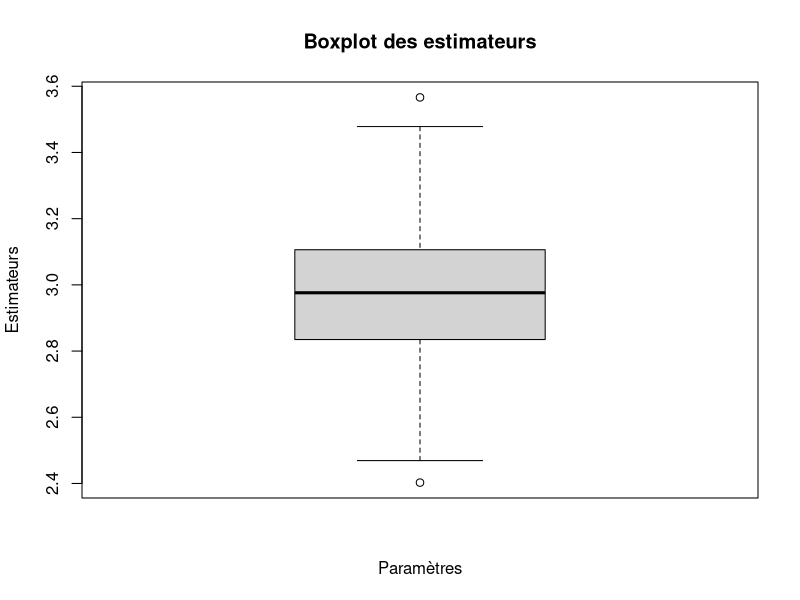
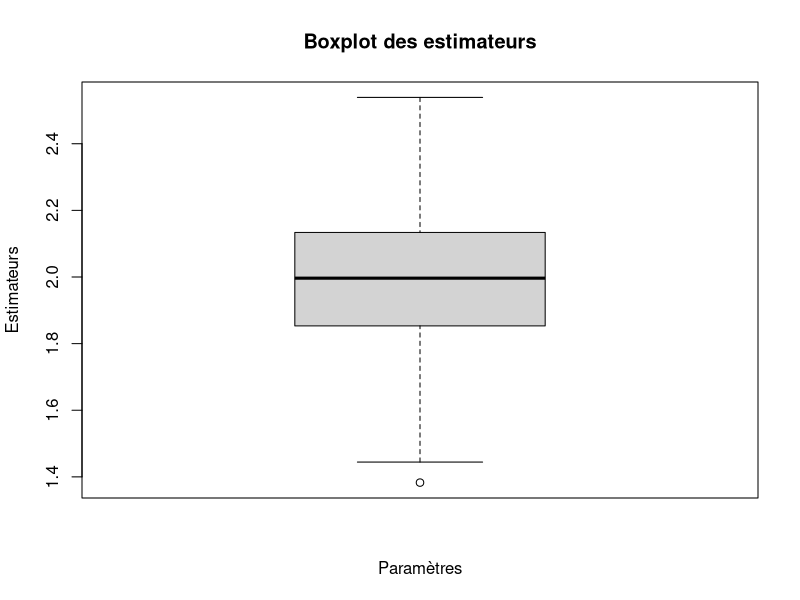
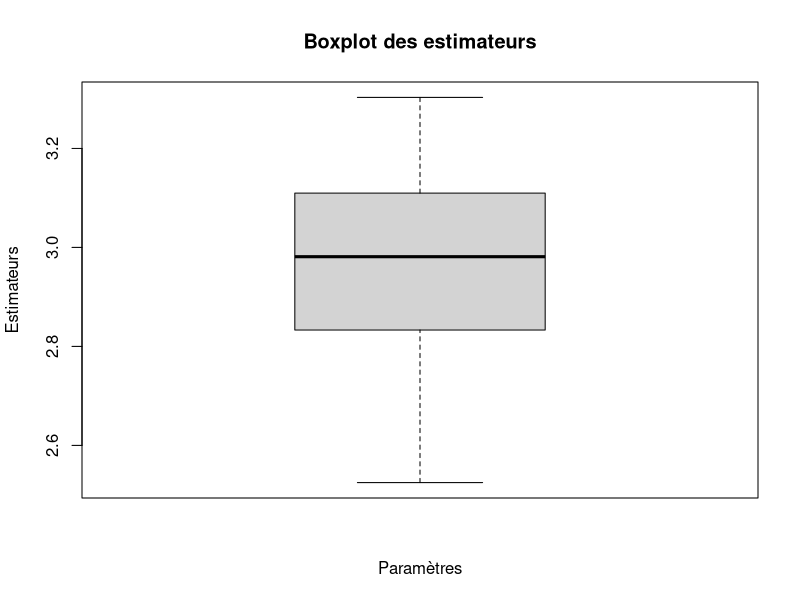
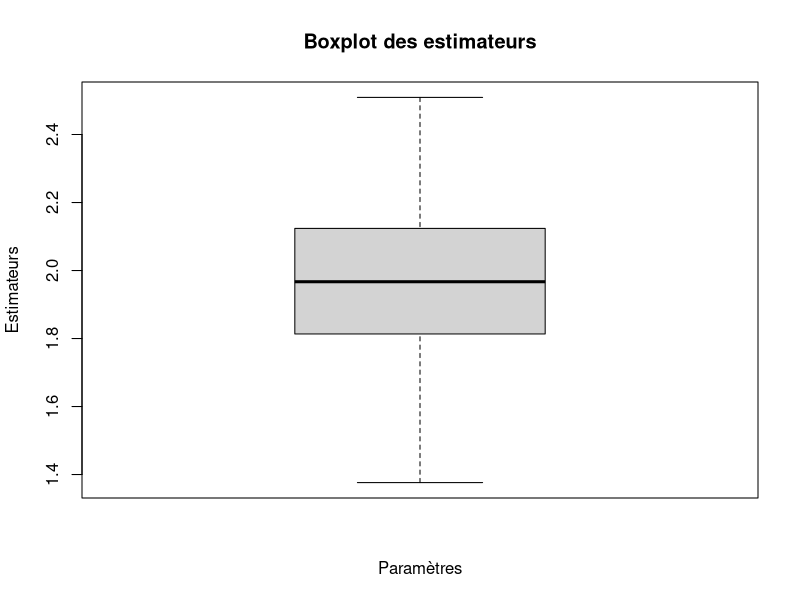
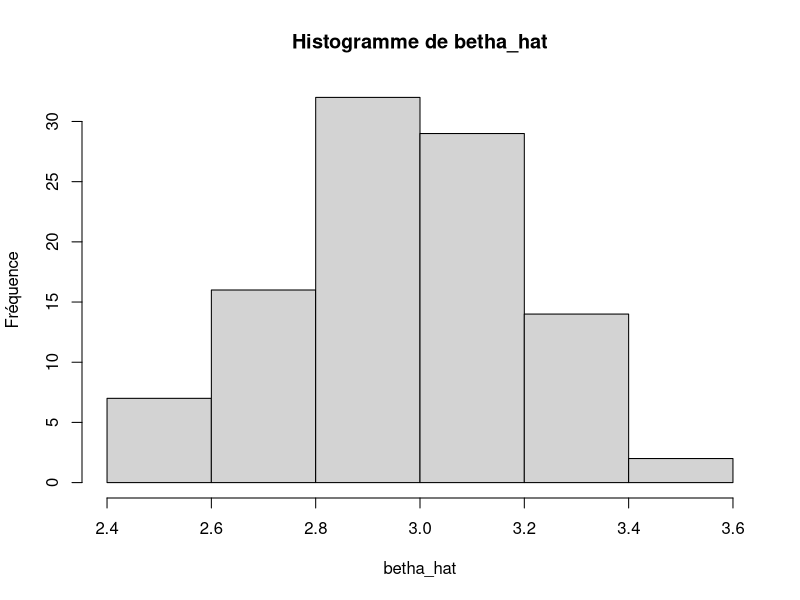
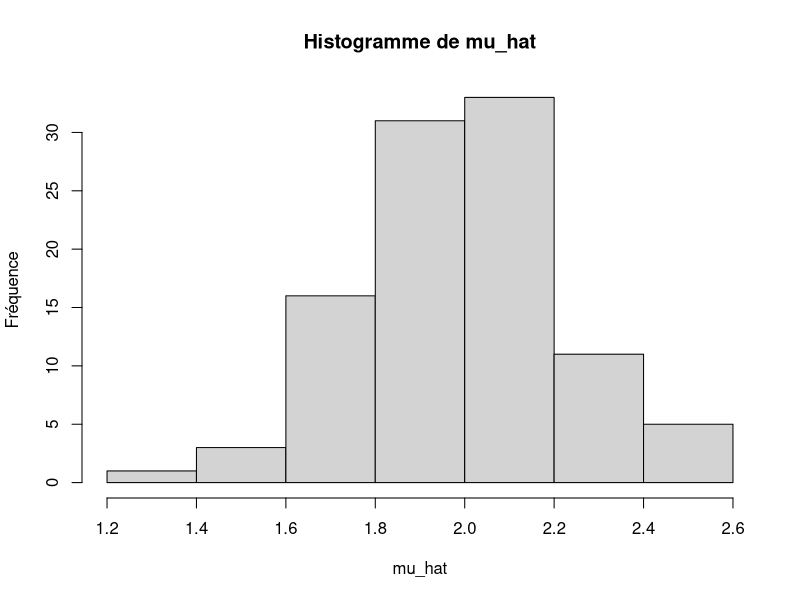
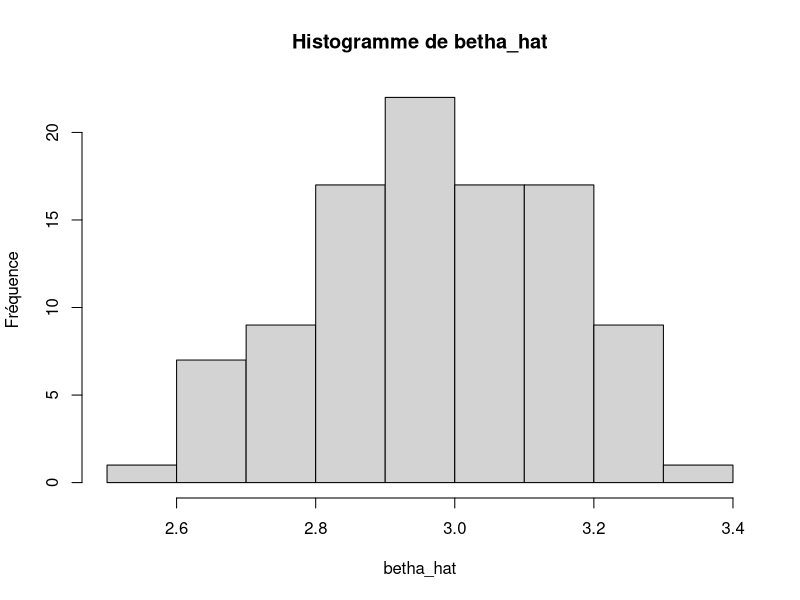
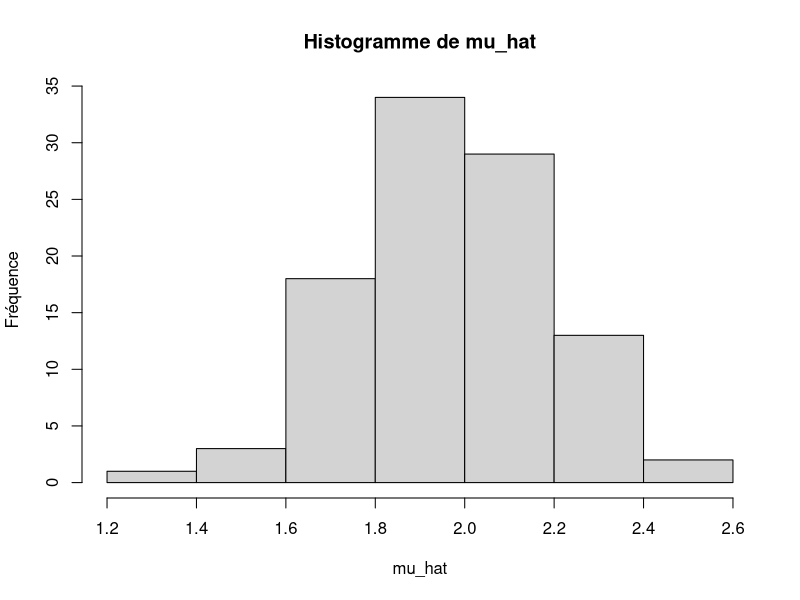

Generate these figures, in order, with R:
#Code de la partie 1.2 du projet du cours "Probabilités et analyse statistique"

#Commençons par implémenter des éléments et fonctions utile pour la suite 


# Approximation de la constante d'Euler-Mascheroni par une somme de série
n.tilt <- 1000000
gamma_approx <- sum(1 / seq(1, n.tilt)) - log(n.tilt)


#a)

#Utilisons la méthode proposée dans l'énoncé afin de générer un échantillon de valeurs issues d'une loi de Gumbel
n = 200
betha <- 3
mu <- 2
theta <- c(betha, mu)

unif.distrib <- runif(n, min = 0, max = 1)
gumb.distrib.betha.mu <- vector("numeric", length = n)
for (i in 1:n){
  gumb.distrib.betha.mu[i] <- -betha * log(-log(unif.distrib[i], base = exp(1)), base = exp(1)) + mu
}


#Maintenant que nous avons trouvé comment obtenir des valeurs aléatoires de notre loi de Gumbel, généralisons cela
#à l'aide d'une fonction 

rv.generator <- function(n, betha, mu) {
  unif.distrib <- runif(n, min = 0, max = 1)
  gumb.distrib.initial <- vector("numeric", length = n)
  for (i in 1:n){
    gumb.distrib.initial[i] <- -betha * log(-log(unif.distrib[i], base = exp(1)), base = exp(1)) + mu
  }
  return(gumb.distrib.initial)
}


#En utilisant cet échantillon, nous allons calculer l'estimateur des moements et l'estimateur du maximum de vraisemblance de 
#notre distribution

first.moment.hat <- sum(gumb.distrib.betha.mu)/ (n)
second.moment.hat <- sum(gumb.distrib.betha.mu^2)/(n)
#REMARQUE : Faut-il diviser par n ou plutôt par n-1 ? 

mu.hat <- first.moment.hat - (sqrt(6/pi^2) * sqrt(second.moment.hat - (first.moment.hat * first.moment.hat)) * gamma_approx)
betha.hat <- sqrt(6/pi^2) * sqrt(second.moment.hat - (first.moment.hat * first.moment.hat))
theta.hat <- c(betha.hat, mu.hat)

#Comme pour la première partie, généralisons ce que nous venons de faire avec des fonctions 

moment.est <- function(betha, mu, data) {
  n <- length(data)
  first.moment.hat <- sum(data)/ (n-1)
  second.moment.hat <- sum(data^2)/(n-1)
  mu.hat <- first.moment.hat - (sqrt(6/pi^2) * sqrt(second.moment.hat - (first.moment.hat * first.moment.hat)) * gamma_approx)
  betha.hat <- sqrt(6/pi^2) * sqrt(second.moment.hat - (first.moment.hat * first.moment.hat))
  return(c(betha.hat, mu.hat))
}

#Appliquons maintenant la méthode du maximum de vraisemblance 

log.likelihood.est <- function(theta, data) {
  n <- length(data)
  var.inter <- numeric(n)
  for (k in 1:n) {
    var.inter[k] <- -log(betha) - (data[k] - mu) / betha - exp(-(data[k] - mu) / betha)
  }
  return(sum(var.inter))
}

log.likelihood.est <- function(betha, mu, data) {
  n <- length(data)
  var.inter <- numeric(n)
  for (k in 1:n) {
    var.inter[k] <- -log(betha) - (data[k] - mu) / betha - exp(-(data[k] - mu) / betha)
  }
  return(sum(var.inter))
}

log.likelihood.est(3, 2, data = rv.generator(200, 1, 0))

neg.log.likelihood.est <- function(params, data) {
  betha <- params[1]
  mu <- params[2]
  return(-log.likelihood.est(betha, mu, data))
}


#Utilisons la fonction optim pour obtenir les paramètres idéaux
betha.initial <- 1  
mu.initial <- 0
initial.params <- c(betha.initial, mu.initial)
data <- gumb.distrib.betha.mu     

opt.result <- optim(par = initial.params, fn = neg.log.likelihood.est, data = data)
opt.params <- opt.result$par
opt.params


#b) Effectuons cette opération m = 100 fois pour obtenir 100 valeurs des estimateurs théta selon chacune des deux méthodes

m <- 100
betha.M <- vector("numeric", length = m)
mu.M <- vector("numeric", length = m)
betha.MV <- vector("numeric", length = m)
mu.MV <- vector("numeric", length = m)

for (l in 1:m) {
  data.use <- rv.generator(200, betha, mu)
  betha.M[l] <- moment.est(betha, mu, data.use)[1]
  mu.M[l] <- moment.est(betha, mu, data.use)[2]
  opt.result <- optim(par = initial.params, fn = neg.log.likelihood.est, data = data.use)
  opt.params <- opt.result$par
  betha.MV[l] <- opt.params[1]
  mu.MV[l] <- opt.params[2]
}

#Deux manière de stocker les données
theta.M <- c(betha.M, mu.M)
theta.MV <- c(betha.MV, mu.MV)

theta.M <- matrix(nrow = 2, ncol = 100)
theta.MV <- matrix(nrow = 2, ncol = 100)
theta.M[1, ] <- betha.M
theta.M[2, ] <- mu.M
theta.MV[1, ] <- betha.MV
theta.MV[2, ] <- mu.MV

#Créons maintenant les histogrammes et boxplot

boxplot(betha.M, main = "Boxplot des estimateurs", xlab = "Paramètres", ylab = "Estimateurs")
boxplot(mu.M, main = "Boxplot des estimateurs", xlab = "Paramètres", ylab = "Estimateurs")
boxplot(betha.MV, main = "Boxplot des estimateurs", xlab = "Paramètres", ylab = "Estimateurs")
boxplot(mu.MV, main = "Boxplot des estimateurs", xlab = "Paramètres", ylab = "Estimateurs")

png("hist_betha_hat.png")
hist(theta.M[1,], main = "Histogramme de betha_hat", xlab = "betha_hat", ylab = "Fréquence")
dev.off()

png("hist_mu_hat.png")
hist(theta.M[2,], main = "Histogramme de mu_hat", xlab = "mu_hat", ylab = "Fréquence")
dev.off()

png("hist_betha_hat.png")
hist(theta.MV[1,], main = "Histogramme de betha_hat", xlab = "betha_hat", ylab = "Fréquence")
dev.off()

png("hist_mu_hat.png")
hist(theta.MV[2,], main = "Histogramme de mu_hat", xlab = "mu_hat", ylab = "Fréquence")
dev.off()


#c) Calculons le biais, la variance et le MSE 

#Calculons quelques valeurs nécessaire pour la suite 
esp.bheta.hat.M <- sum(betha.M)/m
esp.mu.hat.M <- sum(mu.M)/m
esp.bheta.hat.MV <- sum(betha.MV)/m
esp.mu.hat.MV <- sum(mu.MV)/m

esp.betha.hat.squared.M <- sum(betha.M^2)/m
esp.mu.hat.squared.M <- sum(mu.M^2)/m
esp.betha.hat.squared.MV <- sum(betha.MV^2)/m
esp.mu.hat.squared.MV <- sum(mu.MV^2)/m

bias.M <- c(esp.bheta.hat.M - betha, esp.mu.hat.M- mu)
bias.MV <- c(esp.bheta.hat.MV - betha, esp.mu.hat.MV - mu)

var.M <- c(esp.betha.hat.squared.M - (esp.bheta.hat.M)^2, esp.mu.hat.squared.M - (esp.mu.hat.M)^2)
var.MV <- c(esp.betha.hat.squared.MV - (esp.bheta.hat.MV)^2, esp.mu.hat.squared.MV - (esp.mu.hat.MV)^2)

MSE.M <- (bias.M)^2 + var.M
MSE.MV <- (bias.MV)^2 + var.MV

#IL FAUT VERIFIER QUE LES CALCULS SONT CORRECTS ET COHERENTS ET PUIS FAIRE DES CONCLUSIONS DESSUS
#Les valeurs concernant mu ne devraient pas être plus basse dans la stratégie MV que la stratégie M ?
#Est-ce qu'on fait des graphes ?

#d)

#Créons une formule générale pour les calculs effectués en c) afin de faciliter les choses


theta.M.est <- function(n, m, betha, mu) {
  betha.M <- vector("numeric", length = m)
  mu.M <- vector("numeric", length = m)
  for (l in 1:m) {
    data.use <- rv.generator(n, betha, mu)
    betha.M[l] <- moment.est(betha, mu, data.use)[1]
    mu.M[l] <- moment.est(betha, mu, data.use)[2]
  }
  theta.M[1, ] <- betha.M
  theta.M[2, ] <- mu.M
  return(theta.M)
}

theta.MV.est <- function(n, m, betha, mu) {
  betha.MV <- vector("numeric", length = m)
  mu.MV <- vector("numeric", length = m)
  for (l in 1:m) {
    data.use <- rv.generator(n, betha, mu)
    opt.result <- optim(par = initial.params, fn = neg.log.likelihood.est, data = data.use)
    opt.params <- opt.result$par
    betha.MV[l] <- opt.params[1]
    mu.MV[l] <- opt.params[2]
  }
  theta.MV[1, ] <- betha.MV
  theta.MV[2, ] <- mu.MV
  return(theta.MV)
}

#ATTENTION GROSSES INCOHERENTES POUR DES VALEURS HAUTES TELS QUE BHETA = 7 
aa <-   theta.M.est(2000, 100, betha = 7, mu = 0)
ab <- theta.M.est(200, 100, betha = 7, mu = 0)
ba <- theta.MV.est(200, 100, betha = 7, mu = 2)
bb <- theta.MV.est(2000, 100, betha = 7, mu = 2)
bc <- theta.MV.est(20000, 100, betha = 7, mu = 2)

rv.generator(2000, 1, 0)


bias.var.MSE <- function(n, m, betha, mu) {
  esp.bheta.hat.M <- sum(theta.M.est(n, m, betha, mu)[1])/m
  esp.mu.hat.M <- sum(theta.M.est(n, m, betha, mu)[2])/m
  esp.bheta.hat.MV <- sum(theta.MV.est(n, m, betha, mu)[1])/m
  esp.mu.hat.MV <- sum(theta.MV.est(n, m, betha, mu)[2])/m
  esp.betha.hat.squared.M <- sum(theta.M.est(n, m, betha, mu)[1]^2)/m
  esp.mu.hat.squared.M <- sum(theta.M.est(n, m, betha, mu)[2]^2)/m
  esp.betha.hat.squared.MV <- sum(theta.MV.est(n, m, betha, mu)[1]^2)/m
  esp.mu.hat.squared.MV <- sum(theta.MV.est(n, m, betha, mu)[2]^2)/m
  
  bias.M <- c(esp.bheta.hat.M - betha, esp.mu.hat.M- mu)
  bias.MV <- c(esp.bheta.hat.MV - betha, esp.mu.hat.MV - mu)
  
  var.M <- c(esp.betha.hat.squared.M - (esp.bheta.hat.M)^2, esp.mu.hat.squared.M - (esp.mu.hat.M)^2)
  var.MV <- c(esp.betha.hat.squared.MV - (esp.bheta.hat.MV)^2, esp.mu.hat.squared.MV - (esp.mu.hat.MV)^2)
  
  MSE.M <- (bias.M)^2 + var.M
  MSE.MV <- (bias.MV)^2 + var.MV
  
  result <- matrix(nrow = 2, ncol = 6)
  result.M <- c(bias.M, var.M, MSE.M)
  result.MV <- c(bias.MV, var.MV, MSE.MV)
  result[1,] <- result.M
  result[2,] <- result.MV
  return(result)
}

test <- bias.var.MSE(200, 100, 3, 2)

bias.M
var.M
MSE.M

test


